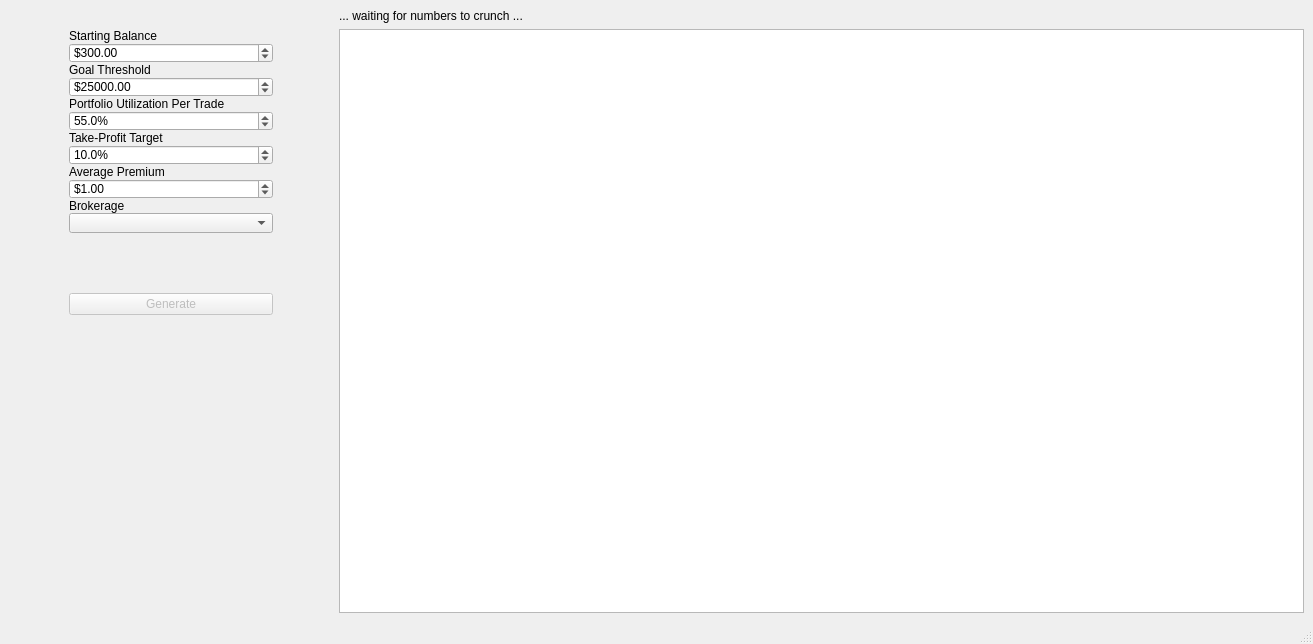
<?xml version="1.0" encoding="UTF-8"?>
<ui version="4.0">
 <class>MainWindow</class>
 <widget class="QMainWindow" name="MainWindow">
  <property name="geometry">
   <rect>
    <x>0</x>
    <y>0</y>
    <width>1313</width>
    <height>644</height>
   </rect>
  </property>
  <property name="windowTitle">
   <string>MainWindow</string>
  </property>
  <widget class="QWidget" name="centralwidget">
   <property name="layoutDirection">
    <enum>Qt::LayoutDirection::LeftToRight</enum>
   </property>
   <layout class="QHBoxLayout" name="horizontalLayout">
    <item>
     <layout class="QVBoxLayout" name="verticalLayout_2" stretch="0,0,0,0,0,0,0,0,0,0,0,0,0,0,0">
      <property name="spacing">
       <number>0</number>
      </property>
      <property name="sizeConstraint">
       <enum>QLayout::SizeConstraint::SetDefaultConstraint</enum>
      </property>
      <property name="leftMargin">
       <number>60</number>
      </property>
      <property name="topMargin">
       <number>20</number>
      </property>
      <property name="rightMargin">
       <number>60</number>
      </property>
      <property name="bottomMargin">
       <number>60</number>
      </property>
      <item>
       <widget class="QLabel" name="sb_label">
        <property name="maximumSize">
         <size>
          <width>16777215</width>
          <height>36</height>
         </size>
        </property>
        <property name="text">
         <string>Starting Balance</string>
        </property>
       </widget>
      </item>
      <item>
       <widget class="QDoubleSpinBox" name="sb_spin">
        <property name="maximumSize">
         <size>
          <width>16777215</width>
          <height>20</height>
         </size>
        </property>
        <property name="prefix">
         <string>$</string>
        </property>
        <property name="maximum">
         <double>999999999999.000000000000000</double>
        </property>
        <property name="value">
         <double>300.000000000000000</double>
        </property>
       </widget>
      </item>
      <item>
       <widget class="QLabel" name="eb_label">
        <property name="maximumSize">
         <size>
          <width>16777215</width>
          <height>36</height>
         </size>
        </property>
        <property name="text">
         <string>Goal Threshold</string>
        </property>
       </widget>
      </item>
      <item>
       <widget class="QDoubleSpinBox" name="eb_spin">
        <property name="maximumSize">
         <size>
          <width>16777215</width>
          <height>20</height>
         </size>
        </property>
        <property name="prefix">
         <string>$</string>
        </property>
        <property name="maximum">
         <double>999999999999.000000000000000</double>
        </property>
        <property name="value">
         <double>25000.000000000000000</double>
        </property>
       </widget>
      </item>
      <item>
       <widget class="QLabel" name="util_label">
        <property name="maximumSize">
         <size>
          <width>16777215</width>
          <height>36</height>
         </size>
        </property>
        <property name="text">
         <string>Portfolio Utilization Per Trade</string>
        </property>
       </widget>
      </item>
      <item>
       <widget class="QDoubleSpinBox" name="util_spin">
        <property name="maximumSize">
         <size>
          <width>16777215</width>
          <height>20</height>
         </size>
        </property>
        <property name="suffix">
         <string>%</string>
        </property>
        <property name="decimals">
         <number>1</number>
        </property>
        <property name="maximum">
         <double>100.000000000000000</double>
        </property>
        <property name="value">
         <double>55.000000000000000</double>
        </property>
       </widget>
      </item>
      <item>
       <widget class="QLabel" name="tgt_label">
        <property name="maximumSize">
         <size>
          <width>16777215</width>
          <height>36</height>
         </size>
        </property>
        <property name="text">
         <string>Take-Profit Target</string>
        </property>
       </widget>
      </item>
      <item>
       <widget class="QDoubleSpinBox" name="tgt_spin">
        <property name="maximumSize">
         <size>
          <width>16777215</width>
          <height>20</height>
         </size>
        </property>
        <property name="suffix">
         <string>%</string>
        </property>
        <property name="decimals">
         <number>1</number>
        </property>
        <property name="maximum">
         <double>100.000000000000000</double>
        </property>
        <property name="value">
         <double>10.000000000000000</double>
        </property>
       </widget>
      </item>
      <item>
       <widget class="QLabel" name="prem_label">
        <property name="maximumSize">
         <size>
          <width>16777215</width>
          <height>36</height>
         </size>
        </property>
        <property name="text">
         <string>Average Premium</string>
        </property>
       </widget>
      </item>
      <item>
       <widget class="QDoubleSpinBox" name="prem_spin">
        <property name="maximumSize">
         <size>
          <width>16777215</width>
          <height>20</height>
         </size>
        </property>
        <property name="prefix">
         <string>$</string>
        </property>
        <property name="suffix">
         <string/>
        </property>
        <property name="decimals">
         <number>2</number>
        </property>
        <property name="maximum">
         <double>10.000000000000000</double>
        </property>
        <property name="value">
         <double>1.000000000000000</double>
        </property>
       </widget>
      </item>
      <item>
       <widget class="QLabel" name="brok_label">
        <property name="maximumSize">
         <size>
          <width>16777215</width>
          <height>36</height>
         </size>
        </property>
        <property name="text">
         <string>Brokerage</string>
        </property>
       </widget>
      </item>
      <item>
       <widget class="QComboBox" name="brok_combo">
        <property name="maximumSize">
         <size>
          <width>16777215</width>
          <height>20</height>
         </size>
        </property>
        <property name="currentText">
         <string/>
        </property>
        <property name="placeholderText">
         <string>(Select a brokerage)</string>
        </property>
        <item>
         <property name="text">
          <string>(Select a brokerage)</string>
         </property>
        </item>
        <item>
         <property name="text">
          <string>Charles Schwab (ThinkOrSwim)</string>
         </property>
        </item>
        <item>
         <property name="text">
          <string>Robinhood</string>
         </property>
        </item>
       </widget>
      </item>
      <item>
       <spacer name="verticalSpacer">
        <property name="orientation">
         <enum>Qt::Orientation::Vertical</enum>
        </property>
        <property name="sizeType">
         <enum>QSizePolicy::Policy::Fixed</enum>
        </property>
        <property name="sizeHint" stdset="0">
         <size>
          <width>20</width>
          <height>60</height>
         </size>
        </property>
       </spacer>
      </item>
      <item>
       <widget class="QPushButton" name="button_generate">
        <property name="enabled">
         <bool>false</bool>
        </property>
        <property name="text">
         <string>Generate</string>
        </property>
       </widget>
      </item>
      <item>
       <spacer name="verticalSpacer_2">
        <property name="orientation">
         <enum>Qt::Orientation::Vertical</enum>
        </property>
        <property name="sizeHint" stdset="0">
         <size>
          <width>20</width>
          <height>40</height>
         </size>
        </property>
       </spacer>
      </item>
     </layout>
    </item>
    <item>
     <layout class="QVBoxLayout" name="verticalLayout">
      <item>
       <widget class="QLabel" name="sum_label">
        <property name="text">
         <string>... waiting for numbers to crunch ...</string>
        </property>
       </widget>
      </item>
      <item>
       <widget class="QTableWidget" name="sum_table"/>
      </item>
     </layout>
    </item>
   </layout>
  </widget>
  <widget class="QMenuBar" name="menubar">
   <property name="geometry">
    <rect>
     <x>0</x>
     <y>0</y>
     <width>1313</width>
     <height>22</height>
    </rect>
   </property>
  </widget>
  <widget class="QStatusBar" name="statusbar"/>
 </widget>
 <resources/>
 <connections/>
</ui>
